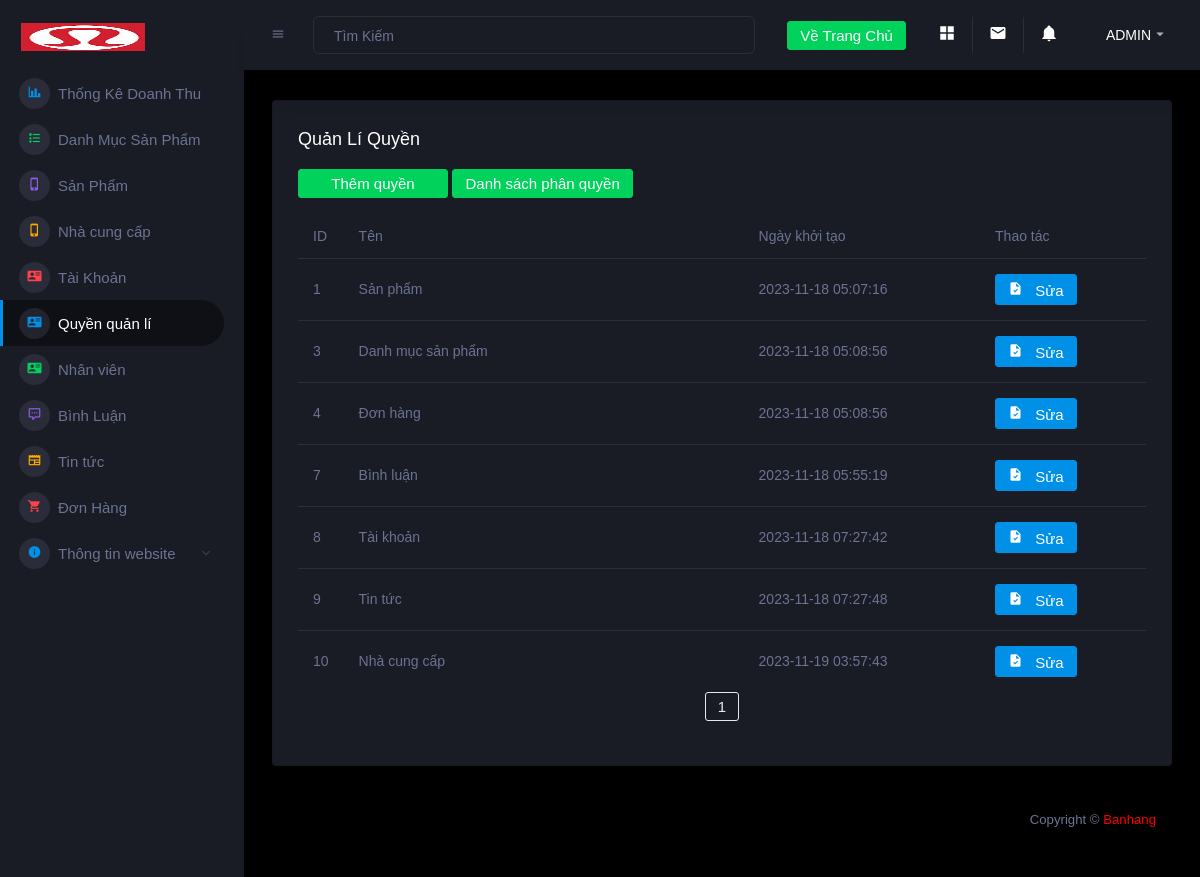
The app's page /admin/permission.php (signed in) with its own data.
### tables this page shows
CREATE TABLE `quyen` (
  `id` int(11) NOT NULL,
  `ten` varchar(255) NOT NULL,
  `created_at` timestamp NOT NULL DEFAULT current_timestamp(),
  `updated_at` timestamp NOT NULL DEFAULT current_timestamp()
);

### connect.php (called while the page is built, shortened)
<?php
function selectAll($sql)
{
    $result = $GLOBALS['conn']->query($sql);
    return $result;
}
function rowCount($sql)
{
    $result =  $GLOBALS['conn']->query($sql);
    return $result->rowCount();
}

### admin/permission.php (the view, shortened to what this page needs)
<?php
include 'header.php';
if (isset($_COOKIE["user"])) {
    $user = $_COOKIE["user"];
    foreach (selectAll("SELECT * FROM taikhoan WHERE taikhoan='$user'") as $row) {
        $permission = $row['phanquyen'];
    }
    if ($permission == 1 || $permission == 0) {
?>
        <div class="main-panel">
            <div class="content-wrapper">
                <div class="row">
                    <div class="col-12 grid-margin">
                        <div class="card">
                            <div class="card-body">
                                <h4 class="card-title addfont">Quản lí quyền</h4>
                                <div class="mb-3">
                                    <a type="button" class="btn btn-success btn-fw" href="addpermission.php">Thêm quyền</a>
                                    <a type="button" class="btn btn-success btn-fw" href="userpermission.php">Danh sách phân quyền</a>
                                </div>
                                <div class="table-responsive">
                                    <table class="table">
                                        <thead>
                                            <tr>
                                                <th class="addfont" style="width: 20px">ID</th>
                                                <th class="addfont" style="width: 400px">Tên</th>
                                                <th class="addfont">Ngày khởi tạo</th>
                                                <th class="addfont">Thao tác</th>
                                            </tr>
                                        </thead>
                                        <tbody>
                                            <?php
                                            $item_per_page = !empty($_GET['per_page']) ? $_GET['per_page'] : 8;
                                            $current_page = !empty($_GET['page']) ? $_GET['page'] : 1;
                                            $baseQuery = "SELECT * FROM quyen";
                                            $numrow = rowCount($baseQuery);
                                            $totalpage = ceil($numrow / $item_per_page);
                                            $offset = ($current_page - 1) * $item_per_page;
                                            foreach (selectAll("$baseQuery LIMIT $item_per_page OFFSET $offset") as $row) {
                                            ?>
                                                <tr class="addfont">
                                                    <td><?= $row['id'] ?></td>
                                                    <td><?= $row['ten'] ?></td>
                                                    <td><?= $row['created_at'] ?></td>
                                                    <td>
                                                        <a type="button" class="btn btn-primary btn-icon-text" href="editpermission.php?id=<?= $row['id'] ?>">
                                                            <i class="mdi mdi-file-check btn-icon-prepend"></i> Sửa </a>
                                                    </td>
                                                </tr>
                                            <?php
                                            }
                                            ?>
                                        </tbody>
                                    </table>
                                    <div class="col-lg-12">
                                        <div class="pageination">
                                            <nav aria-label="Page navigation example">
                                                <ul class="pagination justify-content-center">
                                                    <?php for ($num = 1; $num <= $totalpage; $num++) { ?>
                                                        <?php
                                                        if ($num != $current_page) {
                                                        ?>
                                                            <?php if ($num > $current_page - 3 && $num < $current_page + 3) { ?>
                                                                <li class="page-item"><a class="btn btn-outline-secondary" href="?per_page=<?= $item_per_page ?>&page=<?= $num ?>"><?= $num ?></a>
                                                                </li>
                                                            <?php } ?>
                                                        <?php
                                                        } else {
                                                        ?>
                                                            <strong class="page-item"><a class="btn btn-outline-secondary"><?= $num ?></a>
                                                            </strong>
                                                    <?php
                                                        }
                                                    }
                                                    ?>
                                            </nav>
                                        </div>
                                    </div>
                                </div>
                            </div>
                        </div>
                    </div>
                </div>
        <?php
    }
}
include 'footer.php';
        ?>

### admin/header.php (style rules this page uses)
.addfont { font-family: 'Arial'; }

### records on screen
quyen: id "1", ten "Sản phẩm", created_at "2023-11-18 05:07:16"
quyen: id "3", ten "Danh mục sản phẩm", created_at "2023-11-18 05:08:56"
quyen: id "4", ten "Đơn hàng", created_at "2023-11-18 05:08:56"
quyen: id "7", ten "Bình luận", created_at "2023-11-18 05:55:19"
quyen: id "8", ten "Tài khoản", created_at "2023-11-18 07:27:42"
quyen: id "9", ten "Tin tức", created_at "2023-11-18 07:27:48"
quyen: id "10", ten "Nhà cung cấp", created_at "2023-11-19 03:57:43"
